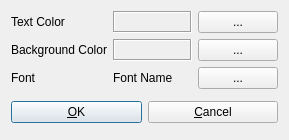
<?xml version="1.0" encoding="UTF-8"?>
<ui version="4.0">
 <class>ViewerOptDialog</class>
 <widget class="QWidget" name="ViewerOptDialog">
  <property name="geometry">
   <rect>
    <x>0</x>
    <y>0</y>
    <width>289</width>
    <height>140</height>
   </rect>
  </property>
  <property name="windowTitle">
   <string>Viewer Options</string>
  </property>
  <property name="toolTip">
   <string/>
  </property>
  <layout class="QGridLayout" name="gridLayout">
   <item row="1" column="2">
    <widget class="QPushButton" name="btnColorBackground">
     <property name="toolTip">
      <string>Select background color</string>
     </property>
     <property name="text">
      <string>...</string>
     </property>
    </widget>
   </item>
   <item row="2" column="0">
    <widget class="QLabel" name="label15">
     <property name="toolTip">
      <string/>
     </property>
     <property name="text">
      <string>Font</string>
     </property>
    </widget>
   </item>
   <item row="2" column="2">
    <widget class="QPushButton" name="btnFont">
     <property name="toolTip">
      <string>Select font</string>
     </property>
     <property name="text">
      <string>...</string>
     </property>
    </widget>
   </item>
   <item row="1" column="1">
    <widget class="QLabel" name="lbColorBackground">
     <property name="toolTip">
      <string/>
     </property>
     <property name="frameShape">
      <enum>QFrame::Box</enum>
     </property>
     <property name="frameShadow">
      <enum>QFrame::Sunken</enum>
     </property>
    </widget>
   </item>
   <item row="0" column="2">
    <widget class="QPushButton" name="btnColorText">
     <property name="toolTip">
      <string>Select text color</string>
     </property>
     <property name="text">
      <string>...</string>
     </property>
    </widget>
   </item>
   <item row="0" column="1">
    <widget class="QLabel" name="lbColorText">
     <property name="toolTip">
      <string/>
     </property>
     <property name="frameShape">
      <enum>QFrame::Box</enum>
     </property>
     <property name="frameShadow">
      <enum>QFrame::Sunken</enum>
     </property>
    </widget>
   </item>
   <item row="2" column="1">
    <widget class="QLabel" name="fontLabel">
     <property name="toolTip">
      <string/>
     </property>
     <property name="text">
      <string>Font Name</string>
     </property>
    </widget>
   </item>
   <item row="1" column="0">
    <widget class="QLabel" name="label1">
     <property name="enabled">
      <bool>true</bool>
     </property>
     <property name="toolTip">
      <string/>
     </property>
     <property name="text">
      <string>Background Color</string>
     </property>
    </widget>
   </item>
   <item row="0" column="0">
    <widget class="QLabel" name="label6">
     <property name="toolTip">
      <string/>
     </property>
     <property name="text">
      <string>Text Color</string>
     </property>
    </widget>
   </item>
   <item row="3" column="0" colspan="3">
    <widget class="QWidget" name="widget" native="true">
     <layout class="QHBoxLayout" name="horizontalLayout">
      <property name="leftMargin">
       <number>0</number>
      </property>
      <property name="topMargin">
       <number>0</number>
      </property>
      <property name="rightMargin">
       <number>0</number>
      </property>
      <property name="bottomMargin">
       <number>0</number>
      </property>
      <item>
       <widget class="QPushButton" name="btnOk">
        <property name="toolTip">
         <string/>
        </property>
        <property name="text">
         <string>&amp;OK</string>
        </property>
        <property name="autoDefault">
         <bool>true</bool>
        </property>
        <property name="default">
         <bool>true</bool>
        </property>
       </widget>
      </item>
      <item>
       <widget class="QPushButton" name="btnCancel">
        <property name="toolTip">
         <string/>
        </property>
        <property name="text">
         <string>&amp;Cancel</string>
        </property>
       </widget>
      </item>
     </layout>
    </widget>
   </item>
  </layout>
 </widget>
 <resources/>
 <connections/>
</ui>
